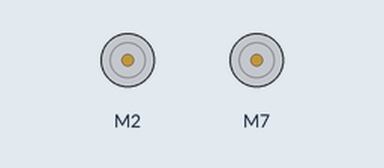
A sketch run on a simulated Arduino Uno, built with avr-gcc and run on an emulated ATmega328P. On the bench: 2 × DC motor (green arrow = forward, orange = backward, longer = faster).

Above: at 1.0 s.
At 3.4 s:
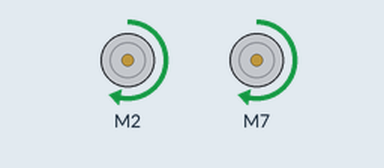
At 6.9 s:
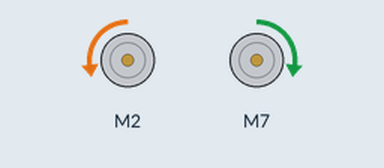
At 9.3 s:
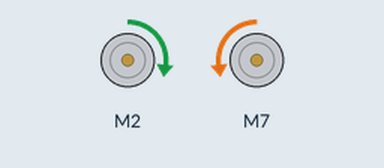
Timing chart, 0 to 14.0 s (numbered marks = the images above):
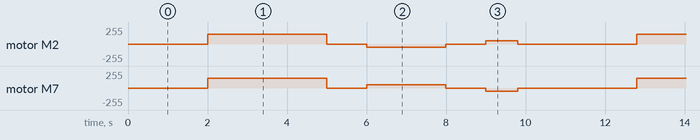

The sketch:

MotorTestRun2.ino
```cpp
#include <SparkFun_TB6612.h>

// Pin definitions
#define AIN1 2
#define BIN1 7
#define AIN2 4
#define BIN2 8
#define PWMA 5
#define PWMB 6
#define STBY 9

// Motor offsets
const int offsetA = 1;
const int offsetB = 1;

// Motor speeds
const int SPIN_SPEED = 150;
const int FORWARD_SPEED = 100;
const int BACKWARD_SPEED = 100;

// Timing constants (milliseconds)
unsigned long spinReading = 3000;
unsigned long forwardReading = 2000;
const unsigned long BACKWARD_DURATION = 800;
const unsigned long BRAKE_DELAY = 1000;
const unsigned long STARTUP_DELAY = 2000;

// Motor initialization
Motor motor1 = Motor(AIN1, AIN2, PWMA, offsetA, STBY);
Motor motor2 = Motor(BIN1, BIN2, PWMB, offsetB, STBY);

void setup() {
  // Nothing needed yet, but here for sensor initialization later
}

void loop() {
  delay(STARTUP_DELAY);

   unsigned long startTime = millis();


   while (millis() - startTime < spinReading) {
    spin();
    }
    brake(motor1, motor2);
    delay(BRAKE_DELAY);

   ;

   unsigned long forwardTime = millis();
   while (millis() - forwardTime < forwardReading) {
    moveForward();
    }
    brake(motor1, motor2);
    delay(BRAKE_DELAY);

     unsigned long backwardTime = millis();
   while (millis() - backwardTime < BACKWARD_DURATION) {
    moveBack();
    }
    brake(motor1, motor2);
    delay(BRAKE_DELAY);

}

// Motor control functions
void spin() {
  forward(motor1, motor2, SPIN_SPEED);
}

void moveForward() {
  left(motor1, motor2, FORWARD_SPEED);
}

void moveBack() {
  right(motor1, motor2, BACKWARD_SPEED);
}
```

Measured:
- by itself, motor M2: repeats every 10.8 s: stopped 1.0 s, backward 50/255 2.0 s, stopped 1.0 s, forward 50/255 0.80 s, stopped 3.0 s, forward 150/255 3.0 s
- by itself, motor M7: repeats every 10.8 s: stopped 1.0 s, forward 50/255 2.0 s, stopped 1.0 s, backward 50/255 0.80 s, stopped 3.0 s, forward 150/255 3.0 s
